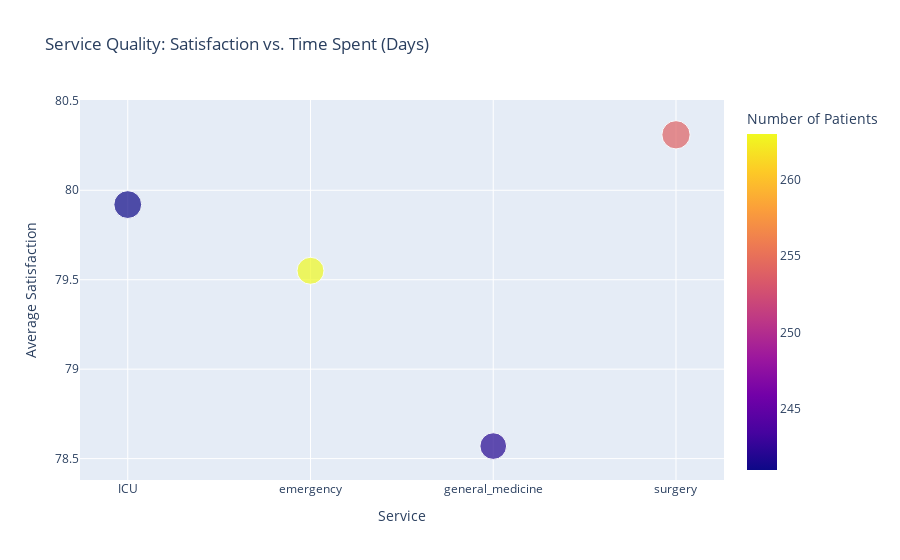

The cell this chart's notebook holds for it:
### Markdown cell above
### **Insights: Patient Satisfaction Over Time**

The histogram reveals several important temporal patterns in patient satisfaction:

1. **Overall Satisfaction Trend**
   - Patient satisfaction remains consistently high throughout the year
   - The distribution shows relatively stable satisfaction levels across all time periods

2. **Seasonal Peaks**
   - Notable peaks in satisfaction scores occur around October and November
   - This could indicate improved service quality during these months or seasonal factors affecting patient experience

3. **Potential Factors**
   - The autumn peak might correlate with:
     - Better staffing levels during those months
     - Seasonal health patterns requiring less complex care
     - End-of-year quality improvement initiatives

**Recommendation**: Investigate what factors contribute to the October/November satisfaction peaks and try to replicate these conditions throughout the year.

### Code cell
patients_data['time_spent'] = (patients_data['departure_date'] - patients_data['arrival_date']).dt.total_seconds() / (60*60*24) # Convert to days

df_agg = patients_data.groupby('service').agg(
    avg_satisfaction=('satisfaction', 'mean'),
    avg_time_spent=('time_spent', 'mean'),
    patient_count=('satisfaction', 'count')
).reset_index()

df_agg['avg_satisfaction'] = df_agg['avg_satisfaction'].round(2)
df_agg['avg_time_spent'] = df_agg['avg_time_spent'].round(2)

# Create a scatter plot showing relationship between service, satisfaction, time spent, and patient count
fig = px.scatter(
    df_agg,
    x="service",
    y='avg_satisfaction',
    size='avg_time_spent',
    color='patient_count',
    title='Service Quality: Satisfaction vs. Time Spent (Days)',
    hover_name="service",
    labels={
        'avg_satisfaction': 'Average Satisfaction',
        'service': 'Service',
        'avg_time_spent': 'Average Time Spent (Days)',
        'patient_count': 'Number of Patients',
        'emergency': 'Emergency',
        'general_medicine': 'General Medicine',
        'surgery': 'Surgery',
    }
)   

fig.show()

### Figure 1 — Plotly figure (JSON) as saved in the notebook; plotly's stock layout.template omitted (floating-point values rounded to 4 significant figures)
{"data": [{"hovertemplate": "<b>%{hovertext}</b><br><br>Service=%{x}<br>Average Satisfaction=%{y}<br>Average Time Spent (Days)=%{marker.size}<br>Number of Patients=%{marker.color}<extra></extra>", "hovertext": ["ICU", "emergency", "general_medicine", "surgery"], "legendgroup": "", "marker": {"color": [241, 263, 242, 254], "coloraxis": "coloraxis", "size": [7.61, 7.16, 7.0, 7.87], "sizemode": "area", "sizeref": 0.01968, "symbol": "circle"}, "mode": "markers", "name": "", "orientation": "v", "showlegend": false, "type": "scatter", "x": ["ICU", "emergency", "general_medicine", "surgery"], "xaxis": "x", "y": [79.92, 79.55, 78.57, 80.31], "yaxis": "y"}], "layout": {"coloraxis": {"colorbar": {"title": {"text": "Number of Patients"}}, "colorscale": [[0, "#0d0887"], [0.1111, "#46039f"], [0.2222, "#7201a8"], [0.3333, "#9c179e"], [0.4444, "#bd3786"], [0.5556, "#d8576b"], [0.6667, "#ed7953"], [0.7778, "#fb9f3a"], [0.8889, "#fdca26"], [1, "#f0f921"]]}, "legend": {"itemsizing": "constant", "tracegroupgap": 0}, "title": {"text": "Service Quality: Satisfaction vs. Time Spent (Days)"}, "xaxis": {"anchor": "y", "domain": [0, 1], "title": {"text": "Service"}}, "yaxis": {"anchor": "x", "domain": [0, 1], "title": {"text": "Average Satisfaction"}}}}
